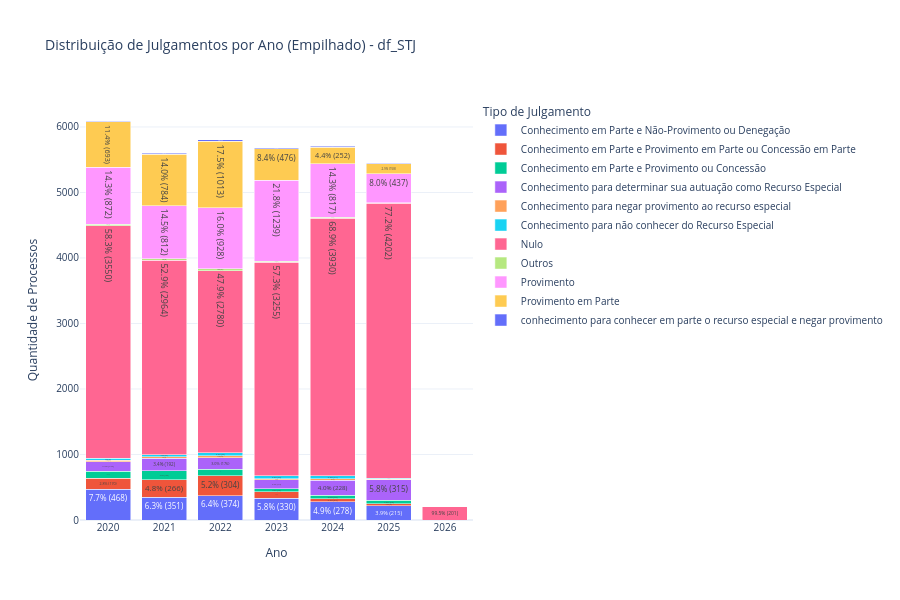

The notebook cell saved with this chart:
### Code cell
# Preparar dados para gráfico empilhado por ano
df_temp = df.dropna(subset=['data_ajuizamento']).copy()
df_temp['data_ajuizamento'] = pd.to_datetime(df_temp['data_ajuizamento'], errors='coerce')
df_temp = df_temp.dropna(subset=['data_ajuizamento'])
df_temp['ano'] = df_temp['data_ajuizamento'].dt.year
df_temp['nome_primeiro_julgamento'] = df_temp['nome_primeiro_julgamento'].fillna('Nulo')

# Pegar os top 10 julgamentos para não poluir o gráfico
top_julgamentos = df_temp['nome_primeiro_julgamento'].value_counts().head(10).index.tolist()
df_temp['julgamento_agrupado'] = df_temp['nome_primeiro_julgamento'].apply(
    lambda x: x if x in top_julgamentos else 'Outros'
)

# Criar tabela de contagem por ano e julgamento
contagem_ano_julgamento = df_temp.groupby(['ano', 'julgamento_agrupado']).size().reset_index(name='count')

# Calcular total por ano para o percentual
total_por_ano = contagem_ano_julgamento.groupby('ano')['count'].sum().reset_index(name='total_ano')
contagem_ano_julgamento = contagem_ano_julgamento.merge(total_por_ano, on='ano')

# Calcular percentual
contagem_ano_julgamento['percentual'] = (contagem_ano_julgamento['count'] / contagem_ano_julgamento['total_ano'] * 100).round(1)

# Criar label customizado: "XX.X% (n)"
contagem_ano_julgamento['label'] = contagem_ano_julgamento.apply(
    lambda row: f"{row['percentual']}% ({row['count']})", axis=1
)

import plotly.express as px

fig = px.bar(
    contagem_ano_julgamento,
    x='ano',
    y='count',
    color='julgamento_agrupado',
    title=f'Distribuição de Julgamentos por Ano (Empilhado) - {nome_df}',
    labels={'count': 'Quantidade de Processos', 'ano': 'Ano', 'julgamento_agrupado': 'Tipo de Julgamento'},
    text='label',
    barmode='stack'
)

fig.update_layout(
    template='plotly_white',
    height=600,
    font=dict(size=10),
    xaxis=dict(tickmode='linear', dtick=1)
)
fig.update_traces(textposition='inside', textfont_size=9)
fig.show()

# ============== RELATÓRIO TEXTUAL ==============
print("="*80)
print(f"RELATÓRIO: DISTRIBUIÇÃO DE JULGAMENTOS POR ANO - {nome_df}")
print("="*80)
print()

# Resumo geral
print(f"📊 RESUMO GERAL:")
print(f"   • Total de processos analisados: {len(df_temp):,}")
print(f"   • Período: {df_temp['ano'].min()} a {df_temp['ano'].max()}")
print(f"   • Tipos de julgamento (agrupados): {contagem_ano_julgamento['julgamento_agrupado'].nunique()}")
print()

# Detalhamento por ano
print("📅 DETALHAMENTO POR ANO:")
print("-"*80)

for ano in sorted(contagem_ano_julgamento['ano'].unique()):
    dados_ano = contagem_ano_julgamento[contagem_ano_julgamento['ano'] == ano].sort_values('count', ascending=False)
    total_ano = dados_ano['total_ano'].iloc[0]
    
    print(f"\n🗓️  ANO {ano} - Total: {total_ano:,} processos")
    print("   " + "-"*70)
    
    for idx, row in dados_ano.iterrows():
        print(f"   • {row['julgamento_agrupado']:<40} {row['count']:>6,} ({row['percentual']:>5.1f}%)")

print()
print("="*80)

# Top 3 julgamentos mais frequentes (geral)
print("\n🏆 TOP 3 TIPOS DE JULGAMENTO MAIS FREQUENTES (GERAL):")
top3_geral = contagem_ano_julgamento.groupby('julgamento_agrupado')['count'].sum().sort_values(ascending=False).head(3)
for idx, (julgamento, total) in enumerate(top3_geral.items(), 1):
    percentual_geral = (total / len(df_temp) * 100)
    print(f"   {idx}. {julgamento}: {total:,} processos ({percentual_geral:.1f}%)")

print()
print("="*80)

### Figure 1 — Plotly figure (JSON) as saved in the notebook; plotly's stock layout.template omitted (floating-point values rounded to 4 significant figures)
{"data": [{"hovertemplate": "Tipo de Julgamento=Conhecimento em Parte e Não-Provimento ou Denegação<br>Ano=%{x}<br>Quantidade de Processos=%{y}<br>label=%{text}<extra></extra>", "legendgroup": "Conhecimento em Parte e Não-Provimento ou Denegação", "marker": {"color": "#636efa", "pattern": {"shape": ""}}, "name": "Conhecimento em Parte e Não-Provimento ou Denegação", "orientation": "v", "showlegend": true, "text": ["7.7% (468)", "6.3% (351)", "6.4% (374)", "5.8% (330)", "4.9% (278)", "3.9% (215)"], "textfont": {"size": 9}, "textposition": "inside", "type": "bar", "x": [2020, 2021, 2022, 2023, 2024, 2025], "xaxis": "x", "y": [468, 351, 374, 330, 278, 215], "yaxis": "y"}, {"hovertemplate": "Tipo de Julgamento=Conhecimento em Parte e Provimento em Parte ou Concessão em Parte<br>Ano=%{x}<br>Quantidade de Processos=%{y}<br>label=%{text}<extra></extra>", "legendgroup": "Conhecimento em Parte e Provimento em Parte ou Concessão em Parte", "marker": {"color": "#EF553B", "pattern": {"shape": ""}}, "name": "Conhecimento em Parte e Provimento em Parte ou Concessão em Parte", "orientation": "v", "showlegend": true, "text": ["2.8% (170)", "4.8% (266)", "5.2% (304)", "1.8% (104)", "0.9% (50)", "0.6% (32)"], "textfont": {"size": 9}, "textposition": "inside", "type": "bar", "x": [2020, 2021, 2022, 2023, 2024, 2025], "xaxis": "x", "y": [170, 266, 304, 104, 50, 32], "yaxis": "y"}, {"hovertemplate": "Tipo de Julgamento=Conhecimento em Parte e Provimento ou Concessão<br>Ano=%{x}<br>Quantidade de Processos=%{y}<br>label=%{text}<extra></extra>", "legendgroup": "Conhecimento em Parte e Provimento ou Concessão", "marker": {"color": "#00cc96", "pattern": {"shape": ""}}, "name": "Conhecimento em Parte e Provimento ou Concessão", "orientation": "v", "showlegend": true, "text": ["1.7% (106)", "2.4% (133)", "1.7% (99)", "0.8% (45)", "0.9% (52)", "1.0% (53)"], "textfont": {"size": 9}, "textposition": "inside", "type": "bar", "x": [2020, 2021, 2022, 2023, 2024, 2025], "xaxis": "x", "y": [106, 133, 99, 45, 52, 53], "yaxis": "y"}, {"hovertemplate": "Tipo de Julgamento=Conhecimento para determinar sua autuação como Recurso Especial<br>Ano=%{x}<br>Quantidade de Processos=%{y}<br>label=%{text}<extra></extra>", "legendgroup": "Conhecimento para determinar sua autuação como Recurso Especial", "marker": {"color": "#ab63fa", "pattern": {"shape": ""}}, "name": "Conhecimento para determinar sua autuação como Recurso Especial", "orientation": "v", "showlegend": true, "text": ["2.4% (144)", "3.4% (192)", "3.0% (176)", "2.4% (134)", "4.0% (228)", "5.8% (315)"], "textfont": {"size": 9}, "textposition": "inside", "type": "bar", "x": [2020, 2021, 2022, 2023, 2024, 2025], "xaxis": "x", "y": [144, 192, 176, 134, 228, 315], "yaxis": "y"}, {"hovertemplate": "Tipo de Julgamento=Conhecimento para negar provimento ao recurso especial<br>Ano=%{x}<br>Quantidade de Processos=%{y}<br>label=%{text}<extra></extra>", "legendgroup": "Conhecimento para negar provimento ao recurso especial", "marker": {"color": "#FFA15A", "pattern": {"shape": ""}}, "name": "Conhecimento para negar provimento ao recurso especial", "orientation": "v", "showlegend": true, "text": ["0.4% (24)", "0.4% (20)", "0.5% (29)", "0.3% (15)", "0.3% (18)", "0.1% (6)"], "textfont": {"size": 9}, "textposition": "inside", "type": "bar", "x": [2020, 2021, 2022, 2023, 2024, 2025], "xaxis": "x", "y": [24, 20, 29, 15, 18, 6], "yaxis": "y"}, {"hovertemplate": "Tipo de Julgamento=Conhecimento para não conhecer do Recurso Especial<br>Ano=%{x}<br>Quantidade de Processos=%{y}<br>label=%{text}<extra></extra>", "legendgroup": "Conhecimento para não conhecer do Recurso Especial", "marker": {"color": "#19d3f3", "pattern": {"shape": ""}}, "name": "Conhecimento para não conhecer do Recurso Especial", "orientation": "v", "showlegend": true, "text": ["0.5% (30)", "0.6% (36)", "0.8% (45)", "0.8% (48)", "0.9% (51)", "0.3% (14)"], "textfont": {"size": 9}, "textposition": "inside", "type": "bar", "x": [2020, 2021, 2022, 2023, 2024, 2025], "xaxis": "x", "y": [30, 36, 45, 48, 51, 14], "yaxis": "y"}, {"hovertemplate": "Tipo de Julgamento=Nulo<br>Ano=%{x}<br>Quantidade de Processos=%{y}<br>label=%{text}<extra></extra>", "legendgroup": "Nulo", "marker": {"color": "#FF6692", "pattern": {"shape": ""}}, "name": "Nulo", "orientation": "v", "showlegend": true, "text": ["58.3% (3550)", "52.9% (2964)", "47.9% (2780)", "57.3% (3255)", "68.9% (3930)", "77.2% (4202)", "99.5% (201)"], "textfont": {"size": 9}, "textposition": "inside", "type": "bar", "x": [2020, 2021, 2022, 2023, 2024, 2025, 2026], "xaxis": "x", "y": [3550, 2964, 2780, 3255, 3930, 4202, 201], "yaxis": "y"}, {"hovertemplate": "Tipo de Julgamento=Outros<br>Ano=%{x}<br>Quantidade de Processos=%{y}<br>label=%{text}<extra></extra>", "legendgroup": "Outros", "marker": {"color": "#B6E880", "pattern": {"shape": ""}}, "name": "Outros", "orientation": "v", "showlegend": true, "text": ["0.3% (20)", "0.4% (23)", "0.5% (31)", "0.3% (18)", "0.3% (17)", "0.1% (8)"], "textfont": {"size": 9}, "textposition": "inside", "type": "bar", "x": [2020, 2021, 2022, 2023, 2024, 2025], "xaxis": "x", "y": [20, 23, 31, 18, 17, 8], "yaxis": "y"}, {"hovertemplate": "Tipo de Julgamento=Provimento<br>Ano=%{x}<br>Quantidade de Processos=%{y}<br>label=%{text}<extra></extra>", "legendgroup": "Provimento", "marker": {"color": "#FF97FF", "pattern": {"shape": ""}}, "name": "Provimento", "orientation": "v", "showlegend": true, "text": ["14.3% (872)", "14.5% (812)", "16.0% (928)", "21.8% (1239)", "14.3% (817)", "8.0% (437)", "0.5% (1)"], "textfont": {"size": 9}, "textposition": "inside", "type": "bar", "x": [2020, 2021, 2022, 2023, 2024, 2025, 2026], "xaxis": "x", "y": [872, 812, 928, 1239, 817, 437, 1], "yaxis": "y"}, {"hovertemplate": "Tipo de Julgamento=Provimento em Parte<br>Ano=%{x}<br>Quantidade de Processos=%{y}<br>label=%{text}<extra></extra>", "legendgroup": "Provimento em Parte", "marker": {"color": "#FECB52", "pattern": {"shape": ""}}, "name": "Provimento em Parte", "orientation": "v", "showlegend": true, "text": ["11.4% (693)", "14.0% (784)", "17.5% (1013)", "8.4% (476)", "4.4% (252)", "2.9% (158)"], "textfont": {"size": 9}, "textposition": "inside", "type": "bar", "x": [2020, 2021, 2022, 2023, 2024, 2025], "xaxis": "x", "y": [693, 784, 1013, 476, 252, 158], "yaxis": "y"}, {"hovertemplate": "Tipo de Julgamento=conhecimento para conhecer em parte o recurso especial e negar provimento<br>Ano=%{x}<br>Quantidade de Processos=%{y}<br>label=%{text}<extra></extra>", "legendgroup": "conhecimento para conhecer em parte o recurso especial e negar provimento", "marker": {"color": "#636efa", "pattern": {"shape": ""}}, "name": "conhecimento para conhecer em parte o recurso especial e negar provimento", "orientation": "v", "showlegend": true, "text": ["0.2% (14)", "0.3% (18)", "0.4% (24)", "0.4% (20)", "0.2% (10)", "0.1% (6)"], "textfont": {"size": 9}, "textposition": "inside", "type": "bar", "x": [2020, 2021, 2022, 2023, 2024, 2025], "xaxis": "x", "y": [14, 18, 24, 20, 10, 6], "yaxis": "y"}], "layout": {"barmode": "stack", "font": {"size": 10}, "height": 600, "legend": {"title": {"text": "Tipo de Julgamento"}, "tracegroupgap": 0}, "title": {"text": "Distribuição de Julgamentos por Ano (Empilhado) - df_STJ"}, "xaxis": {"anchor": "y", "domain": [0, 1], "dtick": 1, "tickmode": "linear", "title": {"text": "Ano"}}, "yaxis": {"anchor": "x", "domain": [0, 1], "title": {"text": "Quantidade de Processos"}}}}
